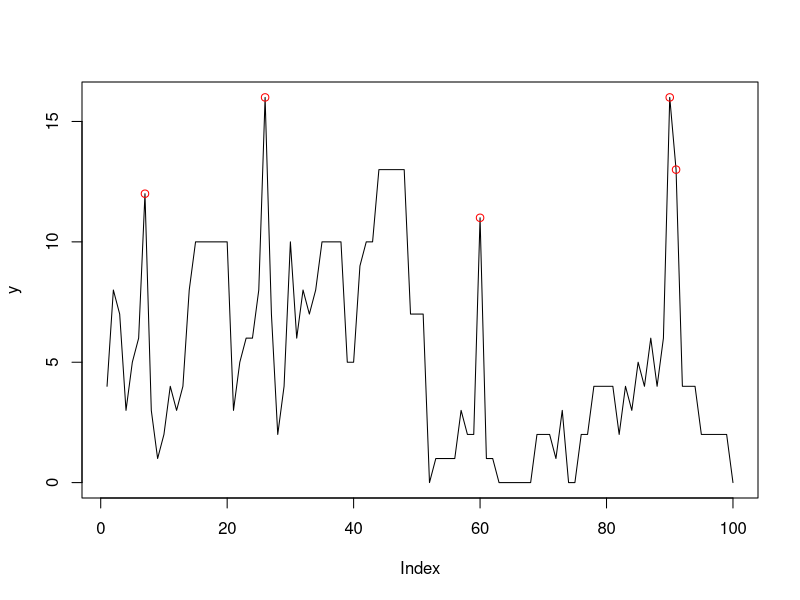

R code for this plot: (Note: this script raises an error after producing the figure.)
# Bayesian Outlier Detection in GPAR(1)
#
# GPAR(1): Generalized Poisson AR(1) (Alzaid and Al-Osh, 1992):
#   X_t = S_t(X_{t-1}) + e_t, t=1, 2 , ...
#
#       e_t    ~ GP(q*mu, xi)        (Generalized Poisson)
#       S_t(.) ~ QB(alpha, xi/mu, .) (Quasi-Binomial)
#       X_t    ~ GP(mu, xi)          (Generalized Poisson)
#
#   Constraints:
#       0 < alpha < 1
#       q = 1-alpha
#       mu > 0
#       0 <= xi < 1
#
# Additive outliers modeling (Silva et al, 2018):
#	Y_t = X_t + eta_t*delta_t
#
#		eta_t|beta_t ~ Poisson(beta_t)
#		delta_t      ~ Bernoulli(p_t)
#
#	Constraints
#		beta_t > 0
#		0 < p_t < 1
#		eta_t, delta_t mutually independents
#
# Prior distributions:
#   alpha		 ~ Beta     (a, b)
#   mu  		 ~ Gamma    (c, d)
#   xi  		 ~ Beta     (g, h)
#   delta_t|p_t  ~ Bernoulli(p_t)
#	p_t			 ~ Beta     (l, m)
#	eta_t|beta_t ~ Poisson  (beta_t)
#	beta_t		 ~ Gamma    (v, w)
#
# MCMC Method:
#   Gibbs Sampling with Random Walk Metropolis
#
# Author: Cleiton Moya de Almeida
#####

graphics.off()  # close all plots
rm(list=ls())	# clear the (global) environment variables
cat("\014") 	# clear the console (Ctrl+L)
set.seed(42)

# Print auxiliary function
printf <- function(...) {
	x = paste(sprintf(...),"\n")
	return(cat(x))
}

# Log-sum-exp auxiliary function
logsumexp <- function(x){
	c <- max(x)
	y <- c + log(sum((exp(x-c))))
	return(y)
}

# Auxiliary functions to compute full conditional posteriors

logf1 <- function(r, t, alpha, mu, xi, z){
	q <- 1-alpha
	logf1 <- log(choose(z[t-1], r)) + (r-1)*log(alpha*mu + r*xi) + 
		(z[t-1]-r-1)*log(q*mu + (z[t-1]-r)*xi)
	return(logf1)
}

log_f1 <- function(r, alpha, mu, xi, ys1){
    q <- 1-alpha
    logf1 <- log(choose(ys1, r)) + (r-1)*log(alpha*mu + r*xi) + 
        (ys1-r-1)*log(q*mu + (ys1-r)*xi)
    return(logf1)
}


logf2 <- function(r, t, alpha, mu, xi, z){
	q <- 1-alpha
	logf2 <- (z[t]-r-1)*log(q*mu + xi*(z[t]-r)) -xi*(z[t]-r) - 
		log(factorial(z[t]-r))
	return(logf2)
}

log_f2 <- function(r, alpha, mu, xi, ys){
    q <- 1-alpha
    logf2 <- (ys-r-1)*log(q*mu + xi*(ys-r)) -xi*(ys-r) - 
        log(factorial(ys-r))
    return(logf2)
}


# Full conditionallog-posterior of alpha
logpost_alpha <- function(alpha, mu, xi, delta, eta, y, a, b){
	z <- y - eta*delta
	q <- 1-alpha
	n <- length(y)
	logc1 <- (a+n-2)*log(alpha) + (b+2*n-3)*log(q) - mu*q*(n-1)
	
	soma1 <- 0
	for (t in 2:n){
		logc2 <- -(z[t-1]-1)*log(mu + z[t-1]*xi)
		Mt <- min(z[t], z[t-1])
		r_seq <- 0:Mt
		
		g <- function(r) logf1(r, t, alpha, mu, xi, z) + 
			logf2(r, t, alpha, mu, xi, z)
		logsoma2 <- logsumexp(sapply(r_seq, g))
		soma1 <- soma1 + logc2 + logsoma2
	}
	logpost <- logc1 + soma1
	return(logpost)
}

# Full conditional log-posterior of mu
logpost_mu <- function(alpha, mu, xi, delta, eta, y, c, d){
    z <- y - eta*delta
    q <- 1-alpha
    n <- length(y)
    logc1 <- (c+2*n-3)*log(mu) - mu*(d + q*(n-1))
    
    soma1 <- 0
    for (t in 2:n){
        logc2 <- -(z[t-1]-1)*log(mu + z[t-1]*xi)
        Mt <- min(z[t], z[t-1])
        r_seq <- 0:Mt
        
        g <- function(r) logf1(r, t, alpha, mu, xi, z) + 
            logf2(r, t, alpha, mu, xi, z)
        logsoma2 <- logsumexp(sapply(r_seq, g))
        soma1 <- soma1 + logc2 + logsoma2
    }
    logpost <- logc1 + soma1
    return(logpost)
}

# Full conditional log-posterior of xi
logpost_xi <- function(alpha, mu, xi, delta, eta, y, g, h){
    z <- y - eta*delta
    n <- length(y)
    logc1 <- (g-1)*log(xi) - h*xi
    
    soma1 <- 0
    for (t in 2:n){
        logc2 <- -(z[t-1]-1)*log(mu + z[t-1]*xi)
        Mt <- min(z[t], z[t-1])
        r_seq <- 0:Mt
        
        g <- function(r) logf1(r, t, alpha, mu, xi, z) + 
            logf2(r, t, alpha, mu, xi, z)
        logsoma2 <- logsumexp(sapply(r_seq, g))
        soma1 <- soma1 + logc2 + logsoma2
    }
    logpost <- logc1 + soma1
    return(logpost)
}

# logf, logfyj1, logfyj0: Used to compute logpost_delta_j
# ys:  y*[t]
# ys1: y*[t-1]
logf <- function(ys, ys1, alpha, mu, xi){
    q <- 1-alpha
    logc <- log(alpha) + 2*log(q*mu) - q*mu -(ys1-1)*log(mu + xi*ys1)
    
    Mt <- min(ys, ys1)
    if (Mt < 0){
    	Mt <- 0
    }
    r_seq <- 0:Mt
    g <- function(r) log_f1(r, alpha, mu, xi, ys1) + 
        log_f2(r, alpha, mu, xi, ys)
    logsoma <- logsumexp(sapply(r_seq, g))
    
    logf <- logc + logsoma
    return(logf)
}

# needs only delta[j-1], eta[j-1], eta[j] e eta[j+1]
logfyj1 <- function(j, alpha, mu, xi, delta, eta, p, y){
    
	#ys_3  <- y[j+1]-eta[j+1]
	#ys1_3 <- y[j]  -eta[j]
	#ys_4  <- y[j+1]
	#ys1_4 <- y[j]  -eta[j]
	
	#logf3 <- logf(ys_3, ys1_3, alpha, mu, xi)
	#logf4 <- logf(ys_4, ys1_4, alpha, mu, xi)
	
	#logf1 <- logf(y[j]  -eta[j]  , y[j-1]-eta[j-1], alpha, mu, xi)
    #logf2 <- logf(y[j]  -eta[j]  , y[j-1]         , alpha, mu, xi)
    logf3 <- logf(y[j+1]-eta[j+1], y[j]  -eta[j]  , alpha, mu, xi)
    logf4 <- logf(y[j+1]         , y[j]  -eta[j]  , alpha, mu, xi)
    
    g3 <- logf3 + log(p[j+1])
    g4 <- logf4 + log(1-p[j+1])
    if (delta[j-1] == 1){
    	logf1 <- logf(y[j]  -eta[j]  , y[j-1]-eta[j-1], alpha, mu, xi)
        out <- logf1 + logsumexp(c(g3,g4))
    } else {
    	logf2 <- logf(y[j]  -eta[j]  , y[j-1]         , alpha, mu, xi)
        out <- logf2 + logsumexp(c(g3,g4))
    }
    
    return(out)
}

# needs only delta[j-1], eta[j-1], eta[j+1]
logfyj0 <- function(j, alpha, mu, xi, delta, eta, p, y){
    
    logf1 <- logf(y[j]           , y[j-1]-eta[j-1], alpha, mu, xi)
    logf2 <- logf(y[j]           , y[j-1]         , alpha, mu, xi)
    logf3 <- logf(y[j+1]-eta[j+1], y[j]           , alpha, mu, xi)
    logf4 <- logf(y[j+1]         , y[j]           , alpha, mu, xi)
    
    g3 <- logf3 + log(p[j+1])
    g4 <- logf4 + log(1-p[j+1])
    if (delta[j-1] == 1){
        out <- logf1 + logsumexp(c(g3,g4))
    } else {
        out <- logf2 + logsumexp(c(g3,g4))
    }
    
    return(out)
}

# Full conditional log-posterior of delta_j
# needs only delta[j-1], eta[j-1], eta[j], eta[j+1]
# note it can be evaluated only for j=2:(n-1)
logpost_delta_j <- function(j, alpha, mu, xi, delta, eta, p, y){
    g1 <- log(p[j])   + logfyj1(j, alpha, mu, xi, delta, eta, p, y)
    g2 <- log(1-p[j]) + logfyj0(j, alpha, mu, xi, delta, eta, p, y)
    logpost <- g1 - logsumexp(c(g1, g2))
    return(logpost)
}

# Full conditional log-posterior of p_j
# needs only delta[j]
logpost_p_j <- function(j, delta, p_j, l, m){
	logpost <- (delta[j]+l-1)*log(p_j) + (m-delta[j])*log(1-p_j)
	return(logpost)
}

# Full conditional log-posterior of eta_j
logpost_eta_j <- function(j, alpha, mu, xi, delta, eta, eta_j, p, beta, y){
	logpi <- -beta[j] + eta_j*log(beta[j]) -log(factorial(eta_j))
	eta_ <- eta
	eta_[j] = eta_j
	logpost <- logpi + logfyj1(j, alpha, mu, xi, delta, eta_, p, y)
	return(logpost)
} 

# Full conditional log-posterior of beta_j
logpost_beta_j <- function(j, eta, beta_j, v, w){
	logpost <- -beta_j*(w+1) + (eta[j]+v-1)*log(beta_j)
	return(logpost)
}


# Auxiliary functions for Metropolis
# Simulate a proposed value (random walk)
sim_xprop <- function(x, sigma){
	x_prop <- rnorm(n=1, mean=x, sd=sigma)
	return(x_prop)
}

# Acceptance probability of alpha_prop
logprob_accept_alpha <- function(alpha_prop, alpha, mu, xi, 
								 delta, eta, y, a, b){
	p1 <- logpost_alpha(alpha_prop, mu, xi, delta, eta, y, a, b)
	p2 <- logpost_alpha(alpha, mu, xi, delta, eta, y, a, b)
	if (p1 < p2){
		prob_accept <- min(1, exp(p1-p2))
	} else {
		prob_accept = 1
	}
	return(prob_accept)
}

# Acceptance probability of mu_prop
logprob_accept_mu <- function(mu_prop, mu, alpha, xi, delta, eta, y, c, d){
	p1 <- logpost_mu(alpha, mu_prop, xi, delta, eta, y, c, d)
	p2 <- logpost_mu(alpha, mu, xi, delta, eta, y, c, d)
	if (p1 < p2){
		prob_accept <- min(1, exp(p1-p2))
	} else {
		prob_accept = 1
	}
	return(prob_accept)
}

# Acceptance probability of xi_prop
logprob_accept_xi <- function(xi_prop, xi, alpha, mu, delta, eta, y, g, h){
	p1 <- logpost_xi(alpha, mu, xi_prop, delta, eta, y, g, h)
	p2 <- logpost_xi(alpha, mu, xi, delta, eta, y, g, h)
	if (p1 < p2){
		prob_accept <- min(1, exp(p1-p2))
	} else {
		prob_accept = 1
	}
	return(prob_accept)
}

# Acceptance probability of beta_j_prop
logprob_accept_beta_j <- function(j, beta_j_prop, beta_j, eta, v, w){
	p1 <- logpost_beta_j(j, eta, beta_j_prop, v, w)
	p2 <- logpost_beta_j(j, eta, beta_j, v, w)
	if (p1 < p2){
		prob_accept <- min(1, exp(p1-p2))
	} else {
		prob_accept = 1
	}
	return(prob_accept)
}

# Draw alpha (Random Walk Metropolis)
ralpha <- function(p0, sigma, mu, xi, delta, eta, y, a, b){
	
	ac <- 0 # accepted flag
	alpha <- p0
	
	# simulate a proposed value for alpha
	alpha_prop <- sim_xprop(alpha, sigma)
	
	# verify the variable constrain
	if (alpha_prop > 0 & alpha_prop < 1){
		
		# acceptance probability
		prob_accept <- logprob_accept_alpha(alpha_prop, alpha, mu, xi, 
											delta, eta, y, a, b)
		
		# acceptance criteria
		u <- runif(1)
		if  (u < prob_accept){
			alpha <- alpha_prop
			ac <- 1
		}
	}
	return(list(alpha=alpha, ac=ac))
}

# Draw mu (Random Walk Metropolis)
rmu <- function(mu0, sigma, alpha, xi, y, c, d){
	
	ac <- 0 # accepted flag
	mu <- mu0
	
	# simulate a proposed value for alpha
	mu_prop <- sim_xprop(mu, sigma)
	
	# verify the variable constrain
	if (mu_prop > 0){
		
		# acceptance probability
		prob_accept <- logprob_accept_mu(mu_prop, mu, alpha, xi, 
										 delta, eta, y, c, d)
		
		# acceptance criteria
		u <- runif(1)
		if  (u < prob_accept){
			mu <- mu_prop
			ac <- 1
		}
	}
	return(list(mu=mu, ac=ac))
}

# Draw xi (Random Walk Metropolis)
rxi <- function(xi0, sigma, alpha, mu, x, g, h){
	
	ac <- 0 # accepted flag
	xi <- xi0
	
	# simulate a proposed value for alpha
	xi_prop <- sim_xprop(xi, sigma)
	
	# verify the variable constrain
	if (xi_prop >= 0 & xi_prop < 1){
		
		# acceptance probability
		prob_accept <- logprob_accept_xi(xi_prop, xi, alpha, mu, 
										 delta, eta, y, g, h)
		
		# acceptance criteria
		u <- runif(1)
		if  (u < prob_accept){
			xi <- xi_prop
			ac <- 1
		}
	}
	return(list(xi=xi, ac=ac))
}


# Draw delta (Bernoulli Distribution)
rdelta <- function(alpha, mu, xi, delta, eta, p, y){
	n <- length(y)
	j_seq: seq(2, n-1)
	pi_delta_j <- sapply(j_seq, exp(logpost_delta_j(j, alpha, mu, xi, 
											 delta, eta, p, y)))
	delta[2:n] <- rbinom(n-2, 1, pi_delta_j)
	return(delta) 
}

# Draw eta_j (Discrete Distribution)
reta_j <- function (j, alpha, mu, xi, delta, eta, p, beta, y){
	etaj_seq <- seq(0, y[j])
	g <- function(z) exp(logpost_eta_j(j, alpha, mu, xi, delta, eta, eta_j=z, p, beta))
	eta_pmf <- sapply(etaj_seq, g)
	eta_pmf <- eta_pmf/sum(eta_pmf)
	eta_j <- sample(etaj_seq, 1, prob=eta_pmf)
	return(eta_j)
}

# Draw eta (only for delta_j = 1) 
reta <- function(alpha, mu, xi, delta, eta, p, beta, y){
	j_seq <- which(delta==1) # sample eta lonly for j|delta_j=1
	g <- function(z) reta_j(j=z, alpha, mu, xi, delta, eta, p, beta, y)
	eta <- sapply(j_seq, g)
	return(eta)
}

# Draw p_j (Beta Distribution)
rp_j <- function(j, delta, l, m){
	pj <- rbeta(1, delta[j]+l, m-delta[j]+1)
	return(pj)
}

# Draw p
rp <- function(delta, l, m){
	j_seq = seq(1, n)
	g <- function(z) rp_j(j=z, delta, l, m)
	p <- sapply(j_seq, g)
	return(p)
}

# Draw beta_j (Random Walk Metropolis)
rbeta_j <- function(j, beta_j0, sigma, eta, v, w){
	ac <- 0 # accepted flag
	beta_j <- beta_j0
	
	# simulate a proposed value for beta_j
	beta_j_prop <- sim_xprop(beta_j, sigma)
	
	# verify the variable constrain
	if (beta_j_prop > 0){
		
		# acceptance probability
		prob_accept <- logprob_accept_beta_j(j, beta_j_prop, beta_j, eta, v, w)
		
		# acceptance criteria
		u <- runif(1)
		if  (u < prob_accept){
			beta_j <- beta_j_prop
			ac <- 1
		}
	}
	return(list(beta_j=beta_j, ac=ac))
}

# Draw beta
rbetavect <- function(x0, sigma, eta, v, w){
	beta <- x0
	n <- length(beta)
	j_seq <- seq(1, n)
	na <- 0
	
	for (j in j_seq){
		res <- rbeta_j(j, x0[j], sigma, eta, v, w)
		beta_j <- res$beta_j
		na_j <- res$ac
		na <- na + na_j
		beta[j] <- beta_j
	}
	ac <- na/n # taxa de aceitação média
	return(list(beta=beta, ac=ac))
}

# Read the data
x_df <- read.csv("x.csv", header = TRUE)
x <- as.vector(x_df$x)
n <- length(x)

# Insert the outliers
tau <- c(7, 26, 60, 90, 91)
eta_tau <- 9
y <- x
y[tau] <- y[tau] + eta_tau
plot(y, type="l")
points(tau, y[tau], col="red")

# Prepare delta and eta vectors
delta <- rep(0,n)
eta <- rep(0,n)
delta[tau] <- 1
eta[tau] <- eta_tau

# Prepare p and beta vectors
p    <- rep(0.05, n)
beta <- rep(10, n)

# Model parameters
alpha <- 0.8
mu    <- 2
xi    <- 0.5

# Prior hyperparameters
a <- 0.01 # alpha
b <- 0.01 # alpha
c <- 0.1  # mu
d <- 0.1  # mu	
g <- 0.01 # xi
h <- 0.01 # xi
l <- 5    # p_t 	
m <- 95   # p_t 
v <- 10   # eta_t
w <- 1    # eta_t

# Random walking Metropolis parameters
sigma_alpha  <- 0.1
sigma_mu     <- 0.2
sigma_xi     <- 0.05
sigma_beta   <- 6


#####
# Accepted steps counters
na_alpha <- 0
na_mu <- 0 
na_xi <- 0 

# Vectors with traces
Alpha <- numeric(N)
Mu <- numeric(N)
Xi <- numeric(N)

Alpha[1] <- alpha
Mu[1] <- mu
Xi[1] <- xi

start_time = proc.time() # para cálculo do tempo de execução
for (n in 2:N){
	
	if (n %% 100 == 0){
		printf("Step %d/%d: acceptance ratio: alpha: %.2f, mu: %.2f, xi: %.2f", 
			   n, N, na_alpha/n, na_mu/n, na_xi/n)
	}
	
	# Samples alpha
	res <- ralpha(alpha, sigma_alpha, mu, xi, x, a, b)
	alpha <- res$alpha 
	na_alpha <- na_alpha + res$ac
	Alpha[n] <- alpha
	
	# Samples mu
	res <- rmu(mu, sigma_mu, alpha, xi, x, c, d)
	mu <- res$mu
	na_mu <- na_mu +  res$ac
	Mu[n] <- mu
	
	# Samples xi
	res <- rxi(xi, sigma_xi, alpha, mu, x, g, h)
	xi <- res$xi
	na_xi <- na_xi +  res$ac
	Xi[n] <- xi
}

# Execution time
end_time <- proc.time()
elapsed_time <- (end_time - start_time)[[3]]
printf("Execution time: %.0f s\n", elapsed_time)

# Acceptance ratios
ac_p      <- na_alpha/N
ac_lambda <- na_mu/N
ac_theta  <- na_xi/N
printf("Acceptance rate - alpha: %.2f", ac_p)
printf("Acceptance rate - mu: %.2f", ac_lambda)
printf("Acceptance rate - xi: %.2f", ac_theta)

# Values after burn in
Alpha_final <- Alpha[(burnin+1):N]
Mu_final <- Mu[(burnin+1):N]
Xi_final <- Xi[(burnin+1):N]

# Mean values
alpha_mean <- mean(Alpha_final)
mu_mean <- mean(Mu_final)
xi_mean <- mean(Xi_final)
printf("alpha mean: %.2f", alpha_mean)
printf("mu mean: %.2f", mu_mean)
printf("xi mean: %.2f", xi_mean)

#####
# Trace plots
par(mfrow = c(3, 1), mar=c(4,3,2,2))
plot(Alpha, type="l", main="alpha", xlab="", ylab="", ylim=c(0,1))
abline(v=burnin, col="gray", lty=2)
plot(Mu, type="l", main="mu", xlab="", ylab="", ylim=c(0,10))
abline(v=burnin, col="gray", lty=2)
plot(Xi, type="l", main="xi", xlab="step", ylab="", ylim=c(0,1))
abline(v=burnin, col="gray", lty=2)

# Posterior densities
par(mfrow=c(1,1))
plot(density(Alpha_final), main="alpha")
plot(density(Mu_final), main="mu")
plot(density(Xi_final), main="xi")

